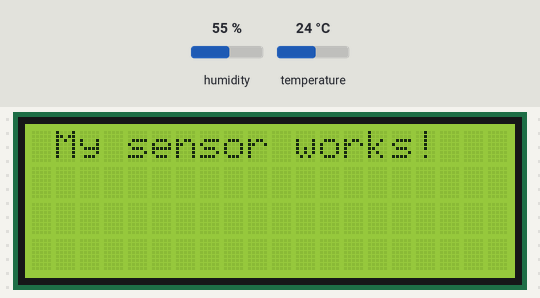
The sketch below on a simulated Arduino Uno, built with avr-gcc and run on an emulated ATmega328P. Parts: 20×4 character LCD. Wiring (inferred from the names in the program): HTU21/Si7021 sensor at I2C address 0x40. The test bench sets the inputs (shaded band); at power-on: humidity 55 %, temperature 24 °C.

Above: at 2.1 s.
At 5.3 s:
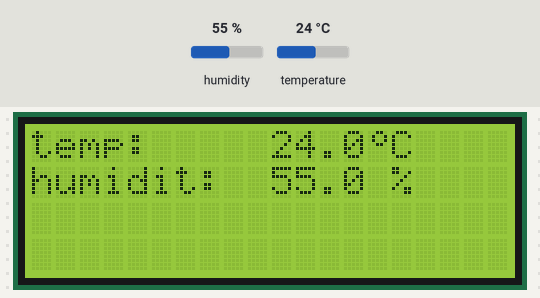
5.4 s: humidity set to 22 %
At 6.2 s:
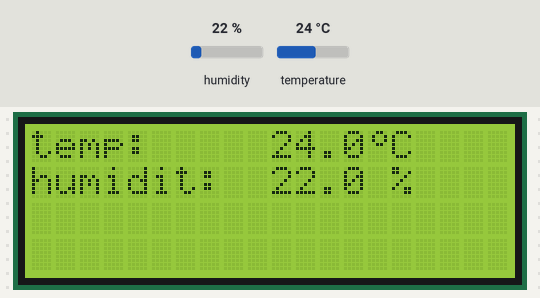
6.9 s: temperature set to 12 °C
At 8.1 s:
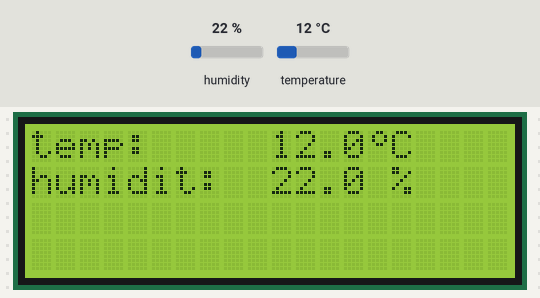
8.4 s: humidity set to 40 %
At 9.4 s:
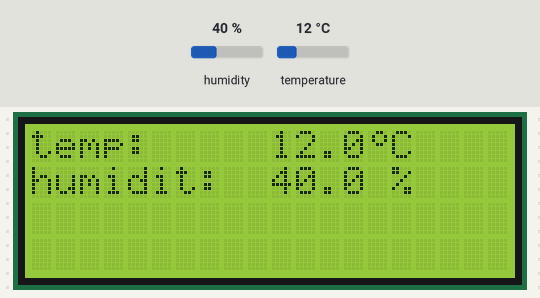
9.9 s: temperature set to 19 °C
Timing chart, 0 to 12.4 s (numbered marks = the images above; inputs shaded):
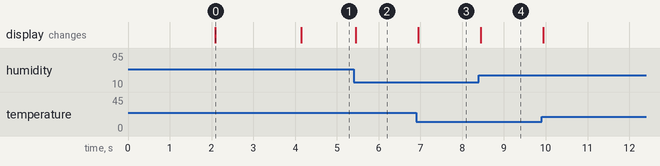

Measured:
- after the input at 5.4 s, the display: changes after 0.05 s (image 2)
- after the input at 6.9 s, the display: changes after 0.05 s (image 3)
- after the input at 8.4 s, the display: changes at once (image 4)
- what the display in image 0 shows lasts 2.1 s, from 2.1 s to 4.2 s

The sketch:

sketch_Mathie_Meteo.ino
```cpp
#include "addi_meteo.h"
void setup() {
  // put your setup code here, to run once:
  lcd.init();
  lcd.backlight();
  //Show title splash screen
  while(millis() < splashScreenDur){
    lcd.setCursor(3,0);
    lcd.print(title);
  }
    lcd.init();
  while(millis() < 4000){
    //error managing
    if(si7021.initialize()){
      lcd.setCursor(1,0);
      lcd.print("My sensor works!");
    }else{
      lcd.setCursor(1,0);
      lcd.print("No sensor..:(");
      while(1) {};
    }
  }
  displayText();
}

void displayText(){
  lcd.init();
  lcd.setCursor(0,0);
  lcd.print("temp:");
    //print ° sign
  lcd.createChar(0,degree);
  lcd.setCursor(14,0);
    // need to re-position after createChar
  lcd.write(0);
  lcd.setCursor(15,0);
  lcd.print("C");

  lcd.setCursor(0,1);
  lcd.print("humidit:");
  lcd.setCursor(15,1);
  lcd.print("%");
}

void loop() {
  // put your main code here, to run repeatedly:
  //Get values from sensor
  /*si7021.getTemperature(temp);
  si7021.getHumidity(hum);
  si7021.triggerMeasurement();*/

  //print values
  lcd.setCursor(10,0);
  lcd.print(temp.readTemperature(), 1);
  lcd.setCursor(10,1);
  lcd.print(hum.readHumidity(), 1);

  }
```

addi_meteo.h
```cpp
#include "Adafruit_Si7021.h"
#include <Wire.h>
//lcd library
#include <LiquidCrystal_I2C.h>
//sensor library
#include "i2c_SI7021.h"
//Adressage Capteur

SI7021 si7021;
//Adressage LCD
LiquidCrystal_I2C lcd(0x27,20,4);

//Constants
const String title = "Meteo";
const int splashScreenDur = 2000;

//degree sign
byte degree[8]={
  B00110,
  B01001,
  B01001,
  B00110,
  B00000,
  B00000,
  B00000,
  B00000
};
//additionnal init var
//float temp;
//float hum;
Adafruit_Si7021 temp = Adafruit_Si7021();
Adafruit_Si7021 hum = Adafruit_Si7021();
//logs var
```
